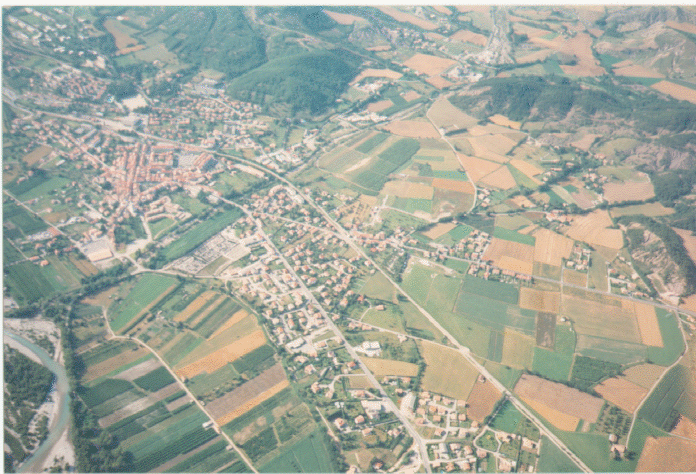
#> input picture paisaje.png, 696 x 474 px; the run also reads 1 picture not shown here
$ python xd3.py
#> lines starting #> are read from the running program, lines starting #| are printed output that depends on the picture; after the words box and inside, x2 and y2 are one past the last pixel; in counts of white or black regions, pixels touching at a corner belong together
import cv2 as cv
import numpy as np
from matplotlib import pyplot as plt
def amarillo(inp,out):
    height, width,c= inp.shape
    image_data = np.asarray(inp)
    for i in range(height):
        for j in range(width):
            if(inp[i][j][0]<=20 or inp[i][j][1]>=200 or inp[i][j][2]>=200):
                out[i][j][0]=0
                out[i][j][1]=0
                out[i][j][2]=0
    cv.imshow('paisaje',out)

p = cv.imread('paisaje.png')
#> p is the input picture: shape (474, 696, 3); mean B, G, R 155.5, 167.3, 162.6
res = cv.imread('blankp.png')
amarillo(p,res)
#> after the loop in amarillo, `for i in range(height):`:
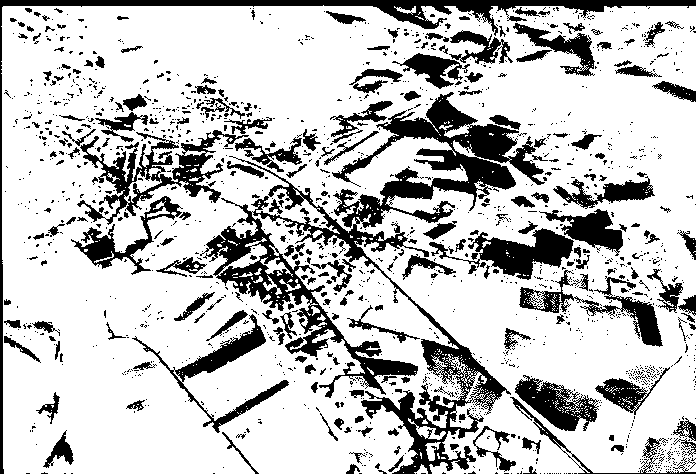
#> out: shape (474, 696, 3); 76.3% white; 1516 black regions (1280 under 20 px), largest, box (x1, y1, x2, y2) and area: (200, 92, 545, 474) 24441, (0, 0, 696, 474) 6762, (77, 130, 249, 225) 4153
histB = cv.calcHist([p], [0], None, [256], [0, 256])
#> histB = 256 values, max 28173 at index 167, min 0 at index 0, mean 1288.7
histG = cv.calcHist([p], [1], None, [256], [0, 256])
#> histG = 256 values, max 26076 at index 175, min 0 at index 0, mean 1288.7
histR = cv.calcHist([p], [2], None, [256], [0, 256])
#> histR = 256 values, max 11835 at index 190, min 0 at index 0, mean 1288.7
plt.plot(histB, color='blue' )
plt.plot(histG, color='green' )
plt.plot(histR, color='red' )
plt.xlabel('intensidad de iluminacion')
plt.ylabel('cantidad de pixeles')
plt.show()
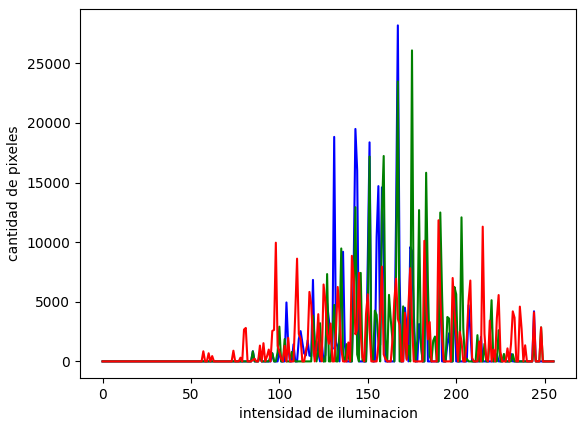
#> figure drawn by matplotlib, 1 panel; curve peaks at x = 167, y = 28173; curve peaks at x = 175, y = 26076; curve peaks at x = 190, y = 11835
